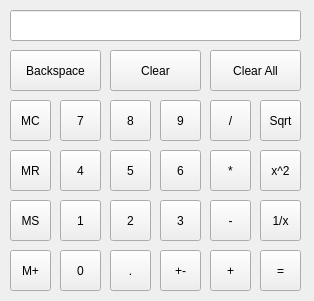
<ui version="4.0" >
 <class>Calculator</class>
 <widget class="QWidget" name="Calculator" >
  <property name="geometry" >
   <rect>
    <x>0</x>
    <y>0</y>
    <width>314</width>
    <height>301</height>
   </rect>
  </property>
  <property name="sizePolicy" >
   <sizepolicy vsizetype="Fixed" hsizetype="Fixed" >
    <horstretch>0</horstretch>
    <verstretch>0</verstretch>
   </sizepolicy>
  </property>
  <property name="minimumSize" >
   <size>
    <width>314</width>
    <height>301</height>
   </size>
  </property>
  <property name="maximumSize" >
   <size>
    <width>314</width>
    <height>301</height>
   </size>
  </property>
  <property name="windowTitle" >
   <string>Calculator</string>
  </property>
  <widget class="QToolButton" name="backspaceButton" >
   <property name="geometry" >
    <rect>
     <x>10</x>
     <y>50</y>
     <width>91</width>
     <height>41</height>
    </rect>
   </property>
   <property name="text" >
    <string>Backspace</string>
   </property>
  </widget>
  <widget class="QToolButton" name="clearButton" >
   <property name="geometry" >
    <rect>
     <x>110</x>
     <y>50</y>
     <width>91</width>
     <height>41</height>
    </rect>
   </property>
   <property name="text" >
    <string>Clear</string>
   </property>
  </widget>
  <widget class="QToolButton" name="clearAllButton" >
   <property name="geometry" >
    <rect>
     <x>210</x>
     <y>50</y>
     <width>91</width>
     <height>41</height>
    </rect>
   </property>
   <property name="text" >
    <string>Clear All</string>
   </property>
  </widget>
  <widget class="QToolButton" name="clearMemoryButton" >
   <property name="geometry" >
    <rect>
     <x>10</x>
     <y>100</y>
     <width>41</width>
     <height>41</height>
    </rect>
   </property>
   <property name="text" >
    <string>MC</string>
   </property>
  </widget>
  <widget class="QToolButton" name="readMemoryButton" >
   <property name="geometry" >
    <rect>
     <x>10</x>
     <y>150</y>
     <width>41</width>
     <height>41</height>
    </rect>
   </property>
   <property name="text" >
    <string>MR</string>
   </property>
  </widget>
  <widget class="QToolButton" name="setMemoryButton" >
   <property name="geometry" >
    <rect>
     <x>10</x>
     <y>200</y>
     <width>41</width>
     <height>41</height>
    </rect>
   </property>
   <property name="text" >
    <string>MS</string>
   </property>
  </widget>
  <widget class="QToolButton" name="addToMemoryButton" >
   <property name="geometry" >
    <rect>
     <x>10</x>
     <y>250</y>
     <width>41</width>
     <height>41</height>
    </rect>
   </property>
   <property name="text" >
    <string>M+</string>
   </property>
  </widget>
  <widget class="QToolButton" name="sevenButton" >
   <property name="geometry" >
    <rect>
     <x>60</x>
     <y>100</y>
     <width>41</width>
     <height>41</height>
    </rect>
   </property>
   <property name="text" >
    <string>7</string>
   </property>
  </widget>
  <widget class="QToolButton" name="eightButton" >
   <property name="geometry" >
    <rect>
     <x>110</x>
     <y>100</y>
     <width>41</width>
     <height>41</height>
    </rect>
   </property>
   <property name="text" >
    <string>8</string>
   </property>
  </widget>
  <widget class="QToolButton" name="nineButton" >
   <property name="geometry" >
    <rect>
     <x>160</x>
     <y>100</y>
     <width>41</width>
     <height>41</height>
    </rect>
   </property>
   <property name="text" >
    <string>9</string>
   </property>
  </widget>
  <widget class="QToolButton" name="fourButton" >
   <property name="geometry" >
    <rect>
     <x>60</x>
     <y>150</y>
     <width>41</width>
     <height>41</height>
    </rect>
   </property>
   <property name="text" >
    <string>4</string>
   </property>
  </widget>
  <widget class="QToolButton" name="fiveButton" >
   <property name="geometry" >
    <rect>
     <x>110</x>
     <y>150</y>
     <width>41</width>
     <height>41</height>
    </rect>
   </property>
   <property name="text" >
    <string>5</string>
   </property>
  </widget>
  <widget class="QToolButton" name="sixButton" >
   <property name="geometry" >
    <rect>
     <x>160</x>
     <y>150</y>
     <width>41</width>
     <height>41</height>
    </rect>
   </property>
   <property name="text" >
    <string>6</string>
   </property>
  </widget>
  <widget class="QToolButton" name="oneButton" >
   <property name="geometry" >
    <rect>
     <x>60</x>
     <y>200</y>
     <width>41</width>
     <height>41</height>
    </rect>
   </property>
   <property name="text" >
    <string>1</string>
   </property>
  </widget>
  <widget class="QToolButton" name="twoButton" >
   <property name="geometry" >
    <rect>
     <x>110</x>
     <y>200</y>
     <width>41</width>
     <height>41</height>
    </rect>
   </property>
   <property name="text" >
    <string>2</string>
   </property>
  </widget>
  <widget class="QToolButton" name="threeButton" >
   <property name="geometry" >
    <rect>
     <x>160</x>
     <y>200</y>
     <width>41</width>
     <height>41</height>
    </rect>
   </property>
   <property name="text" >
    <string>3</string>
   </property>
  </widget>
  <widget class="QToolButton" name="zeroButton" >
   <property name="geometry" >
    <rect>
     <x>60</x>
     <y>250</y>
     <width>41</width>
     <height>41</height>
    </rect>
   </property>
   <property name="text" >
    <string>0</string>
   </property>
  </widget>
  <widget class="QToolButton" name="pointButton" >
   <property name="geometry" >
    <rect>
     <x>110</x>
     <y>250</y>
     <width>41</width>
     <height>41</height>
    </rect>
   </property>
   <property name="text" >
    <string>.</string>
   </property>
  </widget>
  <widget class="QToolButton" name="changeSignButton" >
   <property name="geometry" >
    <rect>
     <x>160</x>
     <y>250</y>
     <width>41</width>
     <height>41</height>
    </rect>
   </property>
   <property name="text" >
    <string>+-</string>
   </property>
  </widget>
  <widget class="QToolButton" name="plusButton" >
   <property name="geometry" >
    <rect>
     <x>210</x>
     <y>250</y>
     <width>41</width>
     <height>41</height>
    </rect>
   </property>
   <property name="text" >
    <string>+</string>
   </property>
  </widget>
  <widget class="QToolButton" name="divisionButton" >
   <property name="geometry" >
    <rect>
     <x>210</x>
     <y>100</y>
     <width>41</width>
     <height>41</height>
    </rect>
   </property>
   <property name="text" >
    <string>/</string>
   </property>
  </widget>
  <widget class="QToolButton" name="timesButton" >
   <property name="geometry" >
    <rect>
     <x>210</x>
     <y>150</y>
     <width>41</width>
     <height>41</height>
    </rect>
   </property>
   <property name="text" >
    <string>*</string>
   </property>
  </widget>
  <widget class="QToolButton" name="minusButton" >
   <property name="geometry" >
    <rect>
     <x>210</x>
     <y>200</y>
     <width>41</width>
     <height>41</height>
    </rect>
   </property>
   <property name="text" >
    <string>-</string>
   </property>
  </widget>
  <widget class="QToolButton" name="squareRootButton" >
   <property name="geometry" >
    <rect>
     <x>260</x>
     <y>100</y>
     <width>41</width>
     <height>41</height>
    </rect>
   </property>
   <property name="text" >
    <string>Sqrt</string>
   </property>
  </widget>
  <widget class="QToolButton" name="powerButton" >
   <property name="geometry" >
    <rect>
     <x>260</x>
     <y>150</y>
     <width>41</width>
     <height>41</height>
    </rect>
   </property>
   <property name="text" >
    <string>x^2</string>
   </property>
  </widget>
  <widget class="QToolButton" name="reciprocalButton" >
   <property name="geometry" >
    <rect>
     <x>260</x>
     <y>200</y>
     <width>41</width>
     <height>41</height>
    </rect>
   </property>
   <property name="text" >
    <string>1/x</string>
   </property>
  </widget>
  <widget class="QToolButton" name="equalButton" >
   <property name="geometry" >
    <rect>
     <x>260</x>
     <y>250</y>
     <width>41</width>
     <height>41</height>
    </rect>
   </property>
   <property name="text" >
    <string>=</string>
   </property>
  </widget>
  <widget class="QLineEdit" name="display" >
   <property name="geometry" >
    <rect>
     <x>10</x>
     <y>10</y>
     <width>291</width>
     <height>31</height>
    </rect>
   </property>
   <property name="maxLength" >
    <number>15</number>
   </property>
   <property name="alignment" >
    <set>Qt::AlignRight|Qt::AlignTrailing|Qt::AlignVCenter</set>
   </property>
   <property name="readOnly" >
    <bool>true</bool>
   </property>
  </widget>
 </widget>
 <resources/>
 <connections/>
</ui>
